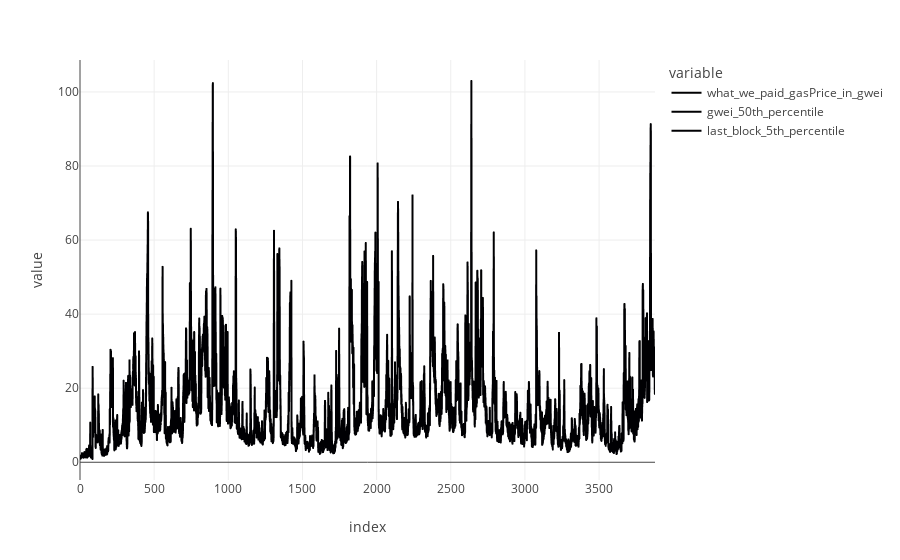

Source (notebook cell):
### Code cell
px.line(our_costs_df[["what_we_paid_gasPrice_in_gwei", "gwei_50th_percentile", "last_block_5th_percentile"]])

### Figure 1 — Plotly figure (JSON) as saved in the notebook; plotly's stock layout.template omitted (floating-point values rounded to 4 significant figures; data arrays with more than 128 entries replaced by an {"elided": "..."} marker saying what was removed)
{"data": [{"hovertemplate": "variable=what_we_paid_gasPrice_in_gwei<br>index=%{x}<br>value=%{y}<extra></extra>", "legendgroup": "what_we_paid_gasPrice_in_gwei", "line": {"color": "#000001", "dash": "solid"}, "marker": {"symbol": "circle"}, "mode": "lines", "name": "what_we_paid_gasPrice_in_gwei", "showlegend": true, "type": "scattergl", "x": {"elided": "3878 int values"}, "xaxis": "x", "y": {"elided": "3878 float values"}, "yaxis": "y"}, {"hovertemplate": "variable=gwei_50th_percentile<br>index=%{x}<br>value=%{y}<extra></extra>", "legendgroup": "gwei_50th_percentile", "line": {"color": "#000002", "dash": "solid"}, "marker": {"symbol": "circle"}, "mode": "lines", "name": "gwei_50th_percentile", "showlegend": true, "type": "scattergl", "x": {"elided": "3878 int values"}, "xaxis": "x", "y": {"elided": "3878 float values"}, "yaxis": "y"}, {"hovertemplate": "variable=last_block_5th_percentile<br>index=%{x}<br>value=%{y}<extra></extra>", "legendgroup": "last_block_5th_percentile", "line": {"color": "#000003", "dash": "solid"}, "marker": {"symbol": "circle"}, "mode": "lines", "name": "last_block_5th_percentile", "showlegend": true, "type": "scattergl", "x": {"elided": "3878 int values"}, "xaxis": "x", "y": {"elided": "3878 float values"}, "yaxis": "y"}], "layout": {"legend": {"title": {"text": "variable"}, "tracegroupgap": 0}, "margin": {"t": 60}, "xaxis": {"anchor": "y", "domain": [0, 1], "title": {"text": "index"}}, "yaxis": {"anchor": "x", "domain": [0, 1], "title": {"text": "value"}}}}
